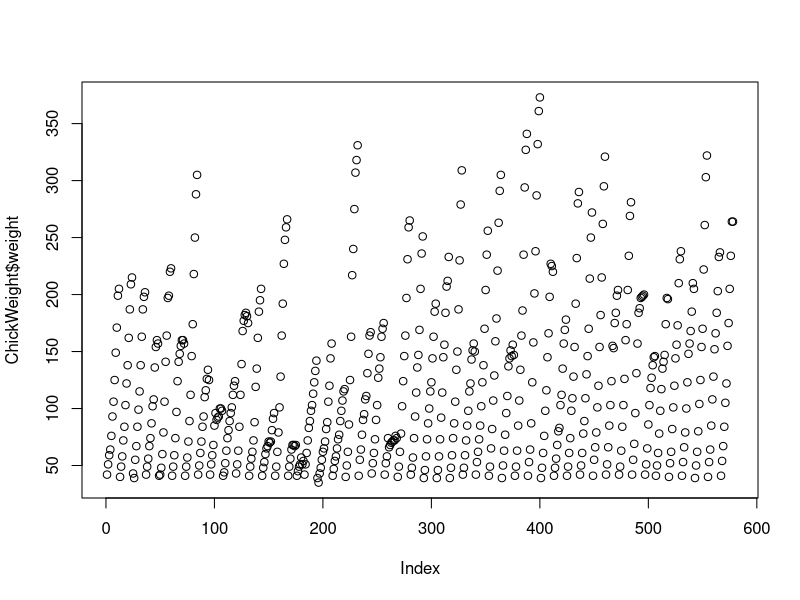
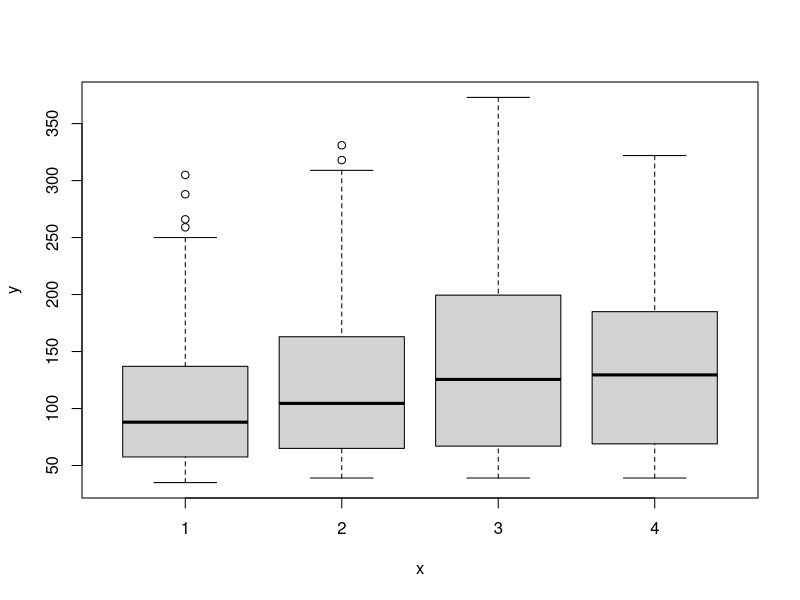
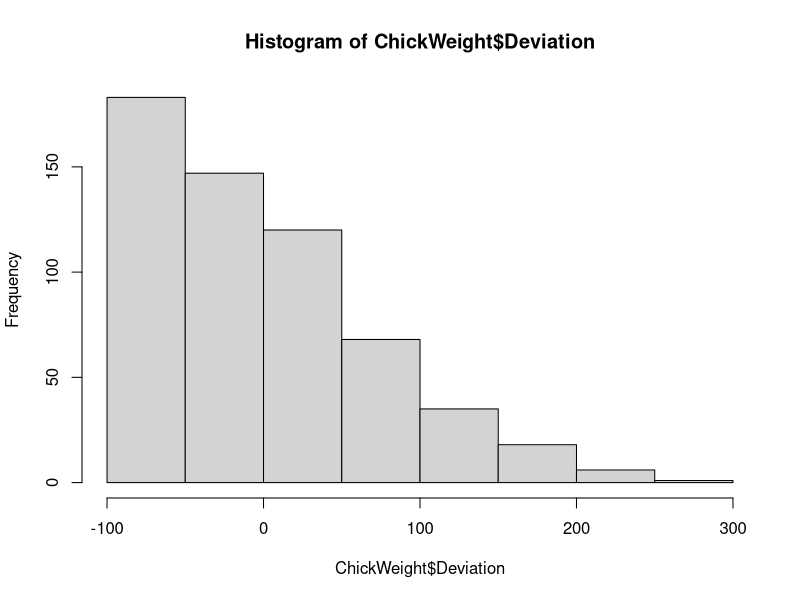

These charts were generated, in order, by the following R code:
## ---- chunk 1
#--- step one is to install the library package
# install.packages('datasets')    # comment out to run
library(datasets)                 # load library

# the specific dataset we want is called ChickWeight
data("ChickWeight")               # function to pull out specific dataset

head(ChickWeight)                 # see first 6 rows of dataset
## ---- chunk 2
# find the mean weight. 
# need to use the $ to pull the data from column 'weight'

# - method 1:
# use the function mean with our dataset$column
mean(ChickWeight$weight)  

# - method 2:
# make a variable to store our column data
chik_wt = ChickWeight$weight

avg_chick_wt = mean(chik_wt) # save the mean chick weight as variable
avg_chick_wt
## ---- chunk 3
# create new column.
# dataset$NEW_COLUMN_NAME 

ChickWeight$Deviation =  ChickWeight$weight - avg_chick_wt
ChickWeight$Deviation[1:10]
## ---- chunk 4
#  for loop to make categories Normal and Large based on weight
for (x in 1:nrow(ChickWeight)) {
  ChickWeight$Large = ifelse(ChickWeight$Deviation < 100, "Normal", "Large")
}
## ---- chunk 5
plot(ChickWeight$weight)
## ---- chunk 6
plot(ChickWeight$Diet, ChickWeight$weight)
## ---- chunk 7
# histogram
hist(ChickWeight$Deviation)
